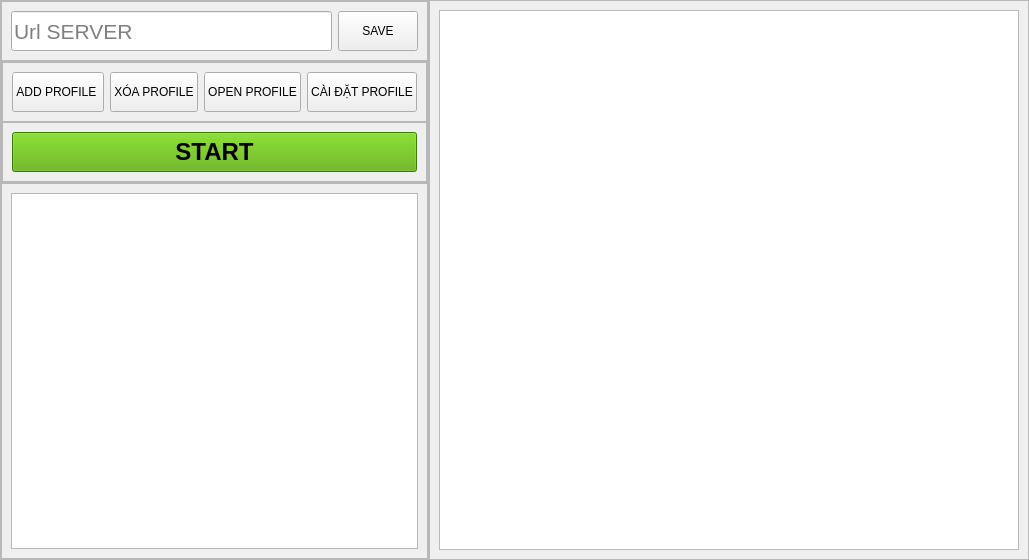
<?xml version="1.0" encoding="UTF-8"?>
<ui version="4.0">
 <class>MainWindow</class>
 <widget class="QMainWindow" name="MainWindow">
  <property name="geometry">
   <rect>
    <x>0</x>
    <y>0</y>
    <width>969</width>
    <height>560</height>
   </rect>
  </property>
  <property name="windowTitle">
   <string>MainWindow</string>
  </property>
  <widget class="QWidget" name="centralwidget">
   <layout class="QHBoxLayout" name="horizontalLayout">
    <property name="spacing">
     <number>0</number>
    </property>
    <property name="leftMargin">
     <number>0</number>
    </property>
    <property name="topMargin">
     <number>0</number>
    </property>
    <property name="rightMargin">
     <number>0</number>
    </property>
    <property name="bottomMargin">
     <number>0</number>
    </property>
    <item>
     <widget class="QFrame" name="frame">
      <property name="styleSheet">
       <string notr="true"/>
      </property>
      <property name="frameShape">
       <enum>QFrame::StyledPanel</enum>
      </property>
      <property name="frameShadow">
       <enum>QFrame::Raised</enum>
      </property>
      <layout class="QVBoxLayout" name="verticalLayout">
       <property name="spacing">
        <number>0</number>
       </property>
       <property name="leftMargin">
        <number>0</number>
       </property>
       <property name="topMargin">
        <number>0</number>
       </property>
       <property name="rightMargin">
        <number>0</number>
       </property>
       <property name="bottomMargin">
        <number>0</number>
       </property>
       <item>
        <widget class="QFrame" name="frame_7">
         <property name="minimumSize">
          <size>
           <width>0</width>
           <height>40</height>
          </size>
         </property>
         <property name="frameShape">
          <enum>QFrame::StyledPanel</enum>
         </property>
         <property name="frameShadow">
          <enum>QFrame::Raised</enum>
         </property>
         <layout class="QHBoxLayout" name="horizontalLayout_5">
          <item>
           <widget class="QLineEdit" name="lineEdit">
            <property name="minimumSize">
             <size>
              <width>0</width>
              <height>40</height>
             </size>
            </property>
            <property name="font">
             <font>
              <pointsize>16</pointsize>
             </font>
            </property>
            <property name="placeholderText">
             <string>Url SERVER</string>
            </property>
           </widget>
          </item>
          <item>
           <widget class="QPushButton" name="pushButton_6">
            <property name="minimumSize">
             <size>
              <width>0</width>
              <height>40</height>
             </size>
            </property>
            <property name="text">
             <string>SAVE</string>
            </property>
           </widget>
          </item>
         </layout>
        </widget>
       </item>
       <item>
        <widget class="QFrame" name="frame_3">
         <property name="minimumSize">
          <size>
           <width>0</width>
           <height>100</height>
          </size>
         </property>
         <property name="maximumSize">
          <size>
           <width>16777215</width>
           <height>150</height>
          </size>
         </property>
         <property name="frameShape">
          <enum>QFrame::StyledPanel</enum>
         </property>
         <property name="frameShadow">
          <enum>QFrame::Raised</enum>
         </property>
         <layout class="QVBoxLayout" name="verticalLayout_2">
          <property name="spacing">
           <number>0</number>
          </property>
          <property name="leftMargin">
           <number>0</number>
          </property>
          <property name="topMargin">
           <number>0</number>
          </property>
          <property name="rightMargin">
           <number>0</number>
          </property>
          <property name="bottomMargin">
           <number>0</number>
          </property>
          <item>
           <widget class="QFrame" name="frame_5">
            <property name="frameShape">
             <enum>QFrame::StyledPanel</enum>
            </property>
            <property name="frameShadow">
             <enum>QFrame::Raised</enum>
            </property>
            <layout class="QHBoxLayout" name="horizontalLayout_4">
             <item>
              <widget class="QPushButton" name="pushButton_2">
               <property name="minimumSize">
                <size>
                 <width>0</width>
                 <height>40</height>
                </size>
               </property>
               <property name="text">
                <string>ADD PROFILE </string>
               </property>
              </widget>
             </item>
             <item>
              <widget class="QPushButton" name="pushButton_3">
               <property name="minimumSize">
                <size>
                 <width>0</width>
                 <height>40</height>
                </size>
               </property>
               <property name="text">
                <string>XÓA PROFILE</string>
               </property>
              </widget>
             </item>
             <item>
              <widget class="QPushButton" name="pushButton_5">
               <property name="minimumSize">
                <size>
                 <width>0</width>
                 <height>40</height>
                </size>
               </property>
               <property name="text">
                <string>OPEN PROFILE</string>
               </property>
              </widget>
             </item>
             <item>
              <widget class="QPushButton" name="pushButton_4">
               <property name="minimumSize">
                <size>
                 <width>0</width>
                 <height>40</height>
                </size>
               </property>
               <property name="text">
                <string>CÀI ĐẶT PROFILE</string>
               </property>
              </widget>
             </item>
            </layout>
           </widget>
          </item>
          <item>
           <widget class="QFrame" name="frame_6">
            <property name="frameShape">
             <enum>QFrame::StyledPanel</enum>
            </property>
            <property name="frameShadow">
             <enum>QFrame::Raised</enum>
            </property>
            <layout class="QHBoxLayout" name="horizontalLayout_2">
             <item>
              <widget class="QPushButton" name="pushButton">
               <property name="minimumSize">
                <size>
                 <width>0</width>
                 <height>40</height>
                </size>
               </property>
               <property name="font">
                <font>
                 <pointsize>18</pointsize>
                 <weight>75</weight>
                 <bold>true</bold>
                </font>
               </property>
               <property name="styleSheet">
                <string notr="true">background-color: rgb(85, 170, 0);</string>
               </property>
               <property name="text">
                <string>START</string>
               </property>
              </widget>
             </item>
            </layout>
           </widget>
          </item>
         </layout>
        </widget>
       </item>
       <item>
        <widget class="QFrame" name="frame_4">
         <property name="frameShape">
          <enum>QFrame::StyledPanel</enum>
         </property>
         <property name="frameShadow">
          <enum>QFrame::Raised</enum>
         </property>
         <layout class="QHBoxLayout" name="horizontalLayout_3">
          <item>
           <widget class="QListWidget" name="listWidget">
            <property name="font">
             <font>
              <pointsize>12</pointsize>
             </font>
            </property>
           </widget>
          </item>
         </layout>
        </widget>
       </item>
      </layout>
     </widget>
    </item>
    <item>
     <widget class="QFrame" name="frame_2">
      <property name="minimumSize">
       <size>
        <width>600</width>
        <height>0</height>
       </size>
      </property>
      <property name="styleSheet">
       <string notr="true"/>
      </property>
      <property name="frameShape">
       <enum>QFrame::StyledPanel</enum>
      </property>
      <property name="frameShadow">
       <enum>QFrame::Raised</enum>
      </property>
      <layout class="QVBoxLayout" name="verticalLayout_3">
       <item>
        <widget class="QPlainTextEdit" name="plainTextEdit">
         <property name="font">
          <font>
           <pointsize>14</pointsize>
          </font>
         </property>
        </widget>
       </item>
      </layout>
     </widget>
    </item>
   </layout>
  </widget>
 </widget>
 <resources/>
 <connections/>
</ui>
